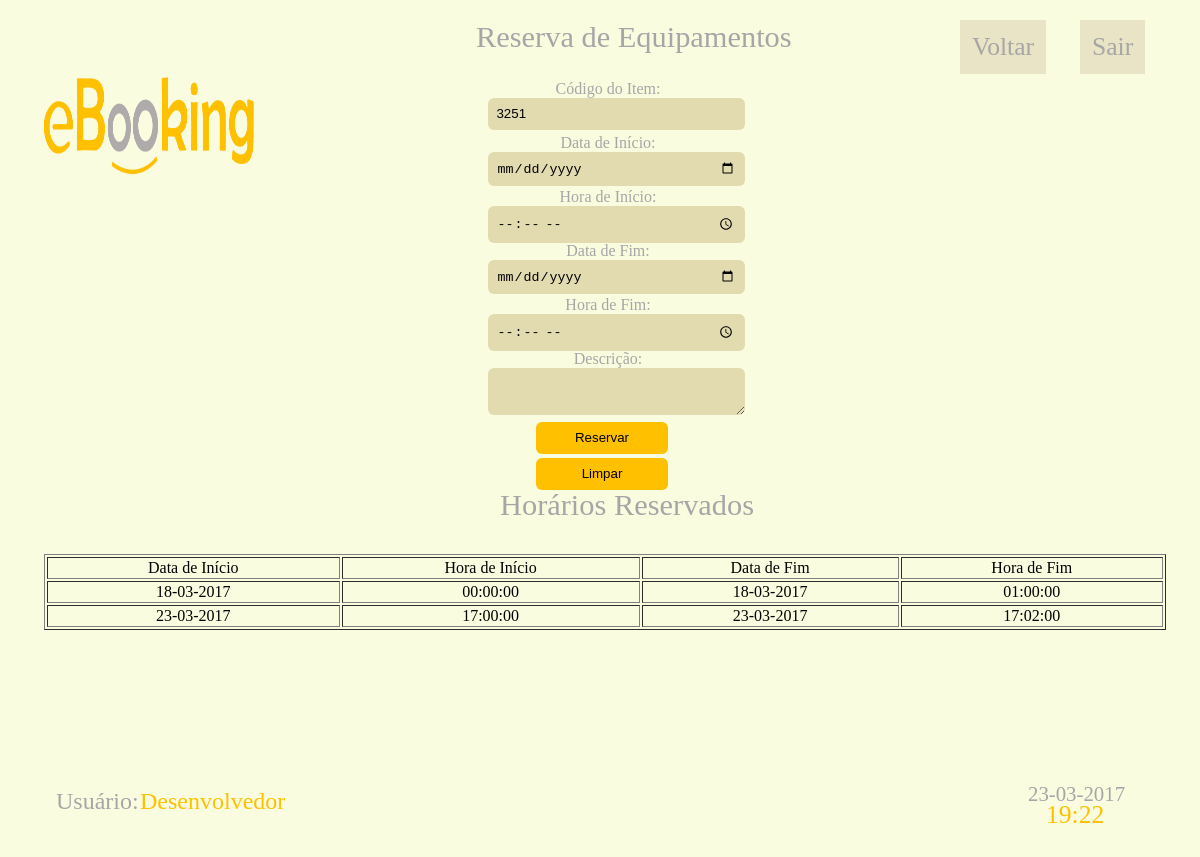
The app's page /itens/formularios/reservar_item.php?codigo=3251 (signed in) with its own data.
### tables this page shows
CREATE TABLE `t_reserva` (
  `cod_reserva` int(11) NOT NULL,
  `data_reserva` date NOT NULL,
  `data_inicio` date NOT NULL,
  `hora_inicio` time NOT NULL,
  `data_fim` date NOT NULL,
  `hora_fim` time NOT NULL,
  `desc_reserva` varchar(150) NOT NULL,
  `cancela_reserva` varchar(1) NOT NULL DEFAULT '0',
  `t_item_cod_item` int(20) NOT NULL,
  `t_usuario_cod_usuario` int(11) NOT NULL,
  `t_check_cod_check` int(11) DEFAULT NULL,
  `timestamp_inicio` int(11) NOT NULL,
  `timestamp_fim` int(11) NOT NULL,
  `reserva_checada` tinyint(1) NOT NULL DEFAULT '0'
);

### itens/formularios/reservar_item.php (the view, shortened to what this page needs)
<?php
include "../../conexao.php";
$date = date('d-m-Y');
$hora =date('H:i');
$cod_item = $_REQUEST['codigo'];
	$sql = "SELECT data_inicio, hora_inicio, data_fim, hora_fim FROM t_reserva WHERE t_item_cod_item = '$cod_item' AND cancela_reserva = '0'";
	$result = mysqli_query($conexao, $sql);
	if(!$result){
		echo "<script type='text/javascript'>alert ('NÃO FOI POSSIVEL EFETUAR CONSULTA DAS RESERVAS!'); window.location.href='javascript:history.back()';</script>";
		mysqli_close($conexao);
	}else{
		$reservas = array(array("Data de Início", "Hora de Início", "Data de Fim", "Hora de Fim"));
		$i = 1;
		while (($linha = mysqli_fetch_array($result))==true) {
			$data_inicio=date('d-m-Y', strtotime($linha['data_inicio']));
			$hora_inicio=$linha['hora_inicio'];
			$data_fim=date('d-m-Y', strtotime($linha['data_fim']));
			$hora_fim=$linha['hora_fim'];
			do {
				$reservas[$i][0]=$data_inicio;
				$reservas[$i][1]=$hora_inicio;
				$reservas[$i][2]=$data_fim;
				$reservas[$i][3]=$hora_fim;
				$i++;
			} while ($i<0);
		}
	}
?>
<!DOCTYPE html>
<html>
	<head>
		<link rel="stylesheet" type="text/css" href="../../style.css">
	</head>
	<body>
		<div id="dominio" style="margin-top: 1%; margin-left: 39%;">Reserva de Equipamentos</div>
		<div id="logo_usuario"><a href="../inicio.php"><img src="../../imagens/logo.png"></a></div>
		<div id="corpo" style="margin-top:6%">
			<form  method="POST" action="../validacoes/teste1.php">
				Código do Item:<br>
				<input type="text" name= 'codigo' readonly="readonly" value=<?php echo $cod_item ?>>
				<br>
				<br>
				Data de Início:<br>
				<input type="date" name="dataInicio" required="required">
				<br>
				<br>
				Hora de Início:<br>
				<input type="time" name="horaInicio" required="required">
				<br>
				<br>
				Data de Fim:<br>
				<input type="date" name="dataFim" required="required">
				<br>
				<br>
				Hora de Fim:<br>
				<input type="time" name="horaFim" required="required">
				<br>
				<br>
				Descrição:<br>
				<textarea type="text" name="descricao" required="required"></textarea>
				<br>
				<br>
				<br>
				<input type="submit" value="Reservar">
				<br>
				<br>
				<input type="reset" value="Limpar">
			</form>
		</div>
		<div id="tabela" style="margin-top: 41%;">
			<table border="1" width="100%" >
				<?php
				if ($i!=1) {
					for ($j=0; $j < sizeof($reservas); $j++) {
						echo "<tr>
							  <td>".$reservas[$j][0]."</td>
						  	  <td>".$reservas[$j][1]."</td>
						  	  <td>".$reservas[$j][2]."</td>
						  	  <td>".$reservas[$j][3]."</td>
						  	 </tr><br>";
					}
				}else{
					echo "NENHUMA RESERVA REALIZADA NO MOMENTO!";
				}
			?>
		</table>
	</div>
		<div id="dominio" style="margin-top: 40%; margin-left: 41%;">Horários Reservados</div>
		<div id="usuario_rodape" style="margin-top: 65%;">Usuário:</div>
			<div id="usuario" style="margin-top: 65%;"> <?php echo $_SESSION['nome_usuario'] ?> </div>
			<div id="hora" style="margin-top: 66%;"> <?php echo $hora; ?></div>
			<div id="data" style="margin-top: 64.5%;"> <?php echo $date; ?></div>
			<div id="sair"> <a href="../sair.php">Sair</a></div>
			<div id="voltar"> <a href="javascript:history.back()">Voltar</a></div>
	</body>
</html>

### style.css (style rules this page uses)
body { background-color: rgb(250, 252, 224); font-family: Calibri Light; text-align: center; color:rgb(166, 166, 166); }
a { color:rgb(36,36,36); }
#tabela { overflow: scroll; height:50%; width:93.5%; margin-left:3%; margin-top:10%; color:black; position: absolute; }
#corpo { margin-top: 10%; position: absolute; width: 100%; height: 100%; }
#logo_usuario img { width: 24%; height: 26%; margin-left: -50%; margin-top: -3%; position: absolute; }
#dominio { color:rgb(166, 166, 166); font-size: 190%; margin-left: 42%; margin-top: 4%; position: absolute; }
#corpologin input[type = text], #corpologin input[type = password], #corpo input[type = text], #corpo input[type = password], #corpo select[id = nivel], #corpo input[type = number], #corpo input[type = date], #corpo input[type = time], #corpo textarea { background-color:rgb(226,219,176); border:0; padding:0.7%; width: 20%; margin-left: -10%; border-radius: 6px; position: absolute; }
#corpologin input[type = submit], #corpo input[type = submit], #corpo input[type = reset] { color: black; background-color:rgb(255,192,0); border:0; padding:0.7%; width: 11%; margin-left: -6%; border-radius: 6px; position: absolute; }
#hora { color:rgb(255, 192, 0); font-family: Calibri Light; font-size: 160%; margin-left: 86.5%; margin-top: 41%; position: absolute; }
#data { font-family: Calibri Light; font-size: 130%; margin-left: 85%; margin-top: 43%; position: absolute; }
#sair a { color:rgb(166, 166, 166); font-family: Calibri Light; background-color:rgb(233,228,197); padding: 1%; text-decoration: none; font-size: 160%; margin-left: 40%; margin-top: 1%; position: absolute; }
#voltar a { color:rgb(166, 166, 166); font-family: Calibri Light; background-color:rgb(233,228,197); padding: 1%; text-decoration: none; font-size: 160%; margin-left: 30%; margin-top: 1%; position: absolute; }
#usuario_rodape { color:rgb(166, 166, 166); font-size: 150%; margin-left: 4%; margin-top: 43%; position: absolute; }
#usuario { color:rgb(255, 192, 0); font-size: 150%; margin-left: 11%; margin-top: 43%; position: absolute; }

### records on screen
t_reserva: j "18-03-2017", hora_inicio "00:00:00", hora_fim "01:00:00"
t_reserva: j "23-03-2017", hora_inicio "17:00:00", hora_fim "17:02:00"

### other values on screen
$reservas[$j][0] "Data de Início"
$reservas[$j][1] "Hora de Início"
$reservas[$j][2] "Data de Fim"
$reservas[$j][3] "Hora de Fim"
$_SESSION['nome_usuario'] "Desenvolvedor"
